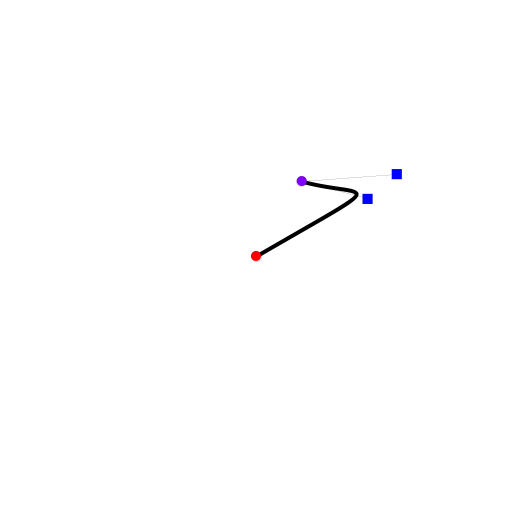
Frame 1 (no input)
Frame 60 (the mouse pressed at the canvas centre just before this capture): identical to frame 1, image omitted
Frame 120 (the mouse held since frame 60 and released just before this capture): identical to frame 1, image omitted

The Processing sketch that drew this single still picture (run headless with seeded random() and noise(); from frame 60 on, the mouse is pressed at the canvas centre):

// Processing sketch: control_cubic
// ── control_cubic.pde
PVector anchor;
PVector[] controls;
boolean isOnControl1, isOnControl2, isOnAnchor;

void setup() {
  size(512, 512);
  anchor = new PVector(generateRandomPoint(),generateRandomPoint());
  controls = new PVector[] {
    new PVector(generateRandomPoint(), generateRandomPoint()),
    new PVector(generateRandomPoint(), generateRandomPoint()),
  };
}

void draw() {
  background(255);
  noFill();
  strokeWeight(4);
  stroke(0);

  beginShape();
  vertex(width / 2, height / 2);
  bezierVertex(
    controls[0].x, controls[0].y,
    controls[1].x, controls[1].y,
    anchor.x, anchor.y
  );
  endShape();

  // Center point
  fill(255, 0, 0);
  strokeWeight(0);
  ellipse(width / 2, width / 2, 10, 10);

  // Connecting lines
  line(controls[0].x, controls[0].y, anchor.x, anchor.y);
  line(controls[1].x, controls[1].y, anchor.x, anchor.y);

  // Control points
  fill(0, 0, 255);
  rect(controls[0].x - 5, controls[0].y - 5, 10, 10);
  rect(controls[1].x - 5, controls[1].y - 5, 10, 10);

  //Anchor points
  fill(127, 0, 255);
  ellipse(anchor.x, anchor.y, 10, 10);

  if(dist(mouseX, mouseY, anchor.x, anchor.y) < 5) {
    isOnAnchor = true;
  } else if(dist(mouseX, mouseY, controls[0].x, controls[0].y) < 5) {
    isOnControl1 = true;
  } else if(dist(mouseX, mouseY, controls[1].x, controls[1].y) < 5) {
    isOnControl2 = true;
  } else {
    isOnAnchor = isOnControl1 = isOnControl2 = false;
  }
}

void mouseDragged() {
  if (isOnAnchor) {
    anchor.x = mouseX;
    anchor.y = mouseY;
  } else if(isOnControl1) {
    controls[0].x = mouseX;
    controls[0].y = mouseY;
  } else if(isOnControl2) {
    controls[1].x = mouseX;
    controls[1].y = mouseY;
  }
}

private float generateRandomPoint() {
  return random(100, width - 100);
}
